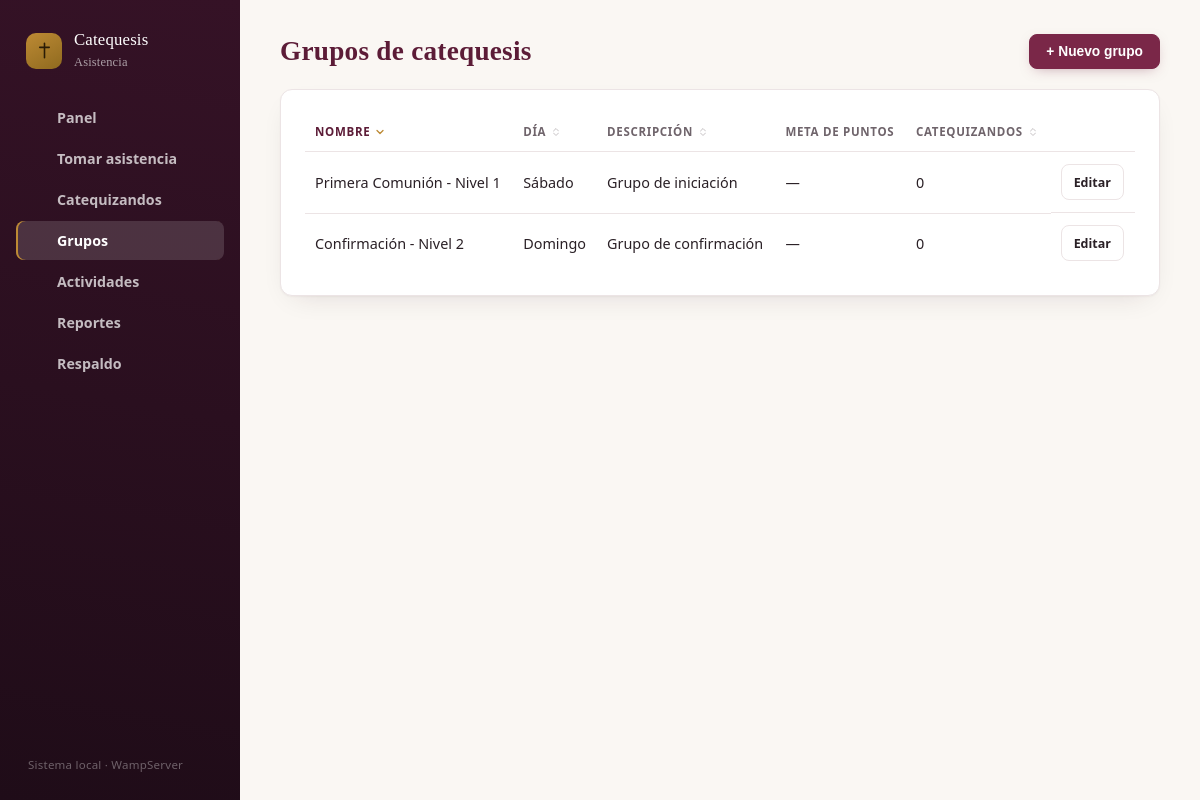
/grupos.php?sort=nombre&dir=desc, run on the app's committed database.
### tables this page shows
CREATE TABLE grupos (
  id INT AUTO_INCREMENT PRIMARY KEY,
  nombre VARCHAR(100) NOT NULL,
  descripcion VARCHAR(255) NULL,
  dia_semana VARCHAR(20) NULL,
  meta_puntos DECIMAL(5,1) NULL,  
  creado_en TIMESTAMP DEFAULT CURRENT_TIMESTAMP
);

### grupos.php (the view, shortened to what this page needs)
<?php
require __DIR__ . '/config/db.php';
require __DIR__ . '/includes/functions.php';
$editando = null;
$sortCol = campo($_GET, 'sort', 'nombre');
$sortDir = campo($_GET, 'dir', 'asc') === 'desc' ? 'desc' : 'asc';
$sortColumns = [
    'nombre' => 'g.nombre',
    'dia' => 'g.dia_semana',
    'descripcion' => 'g.descripcion',
    'catequizandos' => 'total_estudiantes',
];
$orderSql = $sortColumns[$sortCol] . ' ' . strtoupper($sortDir);
$grupos = $pdo->query("
    SELECT g.*, COUNT(es.id) AS total_estudiantes
    FROM grupos g
    LEFT JOIN estudiantes es ON es.grupo_id = g.id
    GROUP BY g.id
    ORDER BY $orderSql
")->fetchAll();
require __DIR__ . '/includes/header.php';
?>
<div class="page-head">
    <h1>Grupos de catequesis</h1>
    <?php if (!$editando): ?>
    <button class="btn btn-primary" onclick="document.getElementById('form-nuevo').classList.toggle('hidden')">+ Nuevo grupo</button>
    <?php endif; ?>
</div>
<div class="card">
<table class="table">
    <thead>
        <tr>
            <th><?= sort_link('Nombre', 'nombre', $sortCol, $sortDir, []) ?></th>
            <th><?= sort_link('Día', 'dia', $sortCol, $sortDir, []) ?></th>
            <th><?= sort_link('Descripción', 'descripcion', $sortCol, $sortDir, []) ?></th>
            <th>Meta de puntos</th>
            <th><?= sort_link('Catequizandos', 'catequizandos', $sortCol, $sortDir, []) ?></th>
            <th></th>
        </tr>
    </thead>
    <tbody>
        <?php foreach ($grupos as $g): ?>
        <tr>
            <td><?= e($g['nombre']) ?></td>
            <td><?= e($g['dia_semana']) ?></td>
            <td><?= e($g['descripcion']) ?></td>
            <td><?= $g['meta_puntos'] !== null ? fmt_num($g['meta_puntos']) : '—' ?></td>
            <td><?= (int) $g['total_estudiantes'] ?></td>
            <td class="actions">
                <a class="btn btn-small" href="grupos.php?editar=<?= (int) $g['id'] ?>">Editar</a>
            </td>
        </tr>
        <?php endforeach; ?>
    </tbody>
</table>
</div>
<?php require __DIR__ . '/includes/footer.php'; ?>

### assets/css/style.css (style rules this page uses)
:root { --primary: #7a2748; --primary-dark: #5c1c37; --primary-light: #f4e6ec; --accent: #bd8a34; --accent-light: #f7ecd7; --ok: #177a4a; --ok-bg: #e6f5ec; --off: #b23c30; --off-bg: #fbe9e6; --warn: #8a5a00; --warn-bg: #fbf1dd; --bg: #faf7f3; --card-bg: #ffffff; --text: #2a2026; --muted: #6f646b; --border: #ece4e5; --track: #ece6e8; --shadow-sm: 0 1px 2px rgba(45, 16, 33, .08); --sidebar-from: #351226; --sidebar-to: #1f0c18; --radius: 12px; --radius-sm: 8px; --shadow: 0 1px 2px rgba(45, 16, 33, .04), 0 10px 28px -14px rgba(45, 16, 33, .16); --font-display: Georgia, "Iowan Old Style", "Palatino Linotype", serif; --font-body: "Segoe UI", system-ui, -apple-system, Roboto, Arial, sans-serif; }
* { box-sizing: border-box; }
body { margin: 0; font-family: var(--font-body); background: var(--bg); color: var(--text); -webkit-font-smoothing: antialiased; }
a { color: var(--primary); text-decoration: none; }
h1 { font-family: var(--font-display); font-size: 1.7rem; margin: 0 0 20px; font-weight: 700; letter-spacing: .01em; color: var(--primary-dark); }
.page-head { display: flex; justify-content: space-between; align-items: center; margin-bottom: 20px; flex-wrap: wrap; gap: 10px; }
.page-head h1 { margin: 0; }
.card { background: var(--card-bg); border: 1px solid var(--border); border-radius: var(--radius); padding: 22px 24px; margin-bottom: 22px; box-shadow: var(--shadow); }
.btn { display: inline-flex; align-items: center; gap: 6px; padding: 9px 16px; border-radius: var(--radius-sm); border: 1.5px solid var(--border); background: #fff; color: var(--text); font-size: .86rem; font-weight: 700; cursor: pointer; transition: transform .1s ease, box-shadow .15s ease, background .15s ease, border-color .15s ease; }
.btn-primary { background: var(--primary); color: #fff; border-color: var(--primary); box-shadow: 0 4px 14px -6px rgba(122, 39, 72, .5); }
.btn-small { padding: 6px 12px; font-size: .78rem; }
.table { width: 100%; border-collapse: collapse; }
.table th, .table td { text-align: left; padding: 12px 10px; border-bottom: 1px solid var(--border); font-size: .9rem; }
.table th { color: var(--muted); font-weight: 700; font-size: .72rem; text-transform: uppercase; letter-spacing: .06em; }
.table tbody tr { transition: background .12s ease; }
.table tbody tr:last-child td { border-bottom: none; }
.actions { display: flex; gap: 8px; align-items: center; }
html { scroll-padding-bottom: 96px; }
.btn-small { min-height: 36px; }

### data on the page
grupos: nombre "Primera Comunión - Nivel 1", dia_semana "Sábado", descripcion "Grupo de iniciación", total_estudiantes "0"
grupos: nombre "Confirmación - Nivel 2", dia_semana "Domingo", descripcion "Grupo de confirmación", total_estudiantes "0"

### other printed values
$label "NOMBRE DÍA DESCRIPCIÓN CATEQUIZANDOS"
